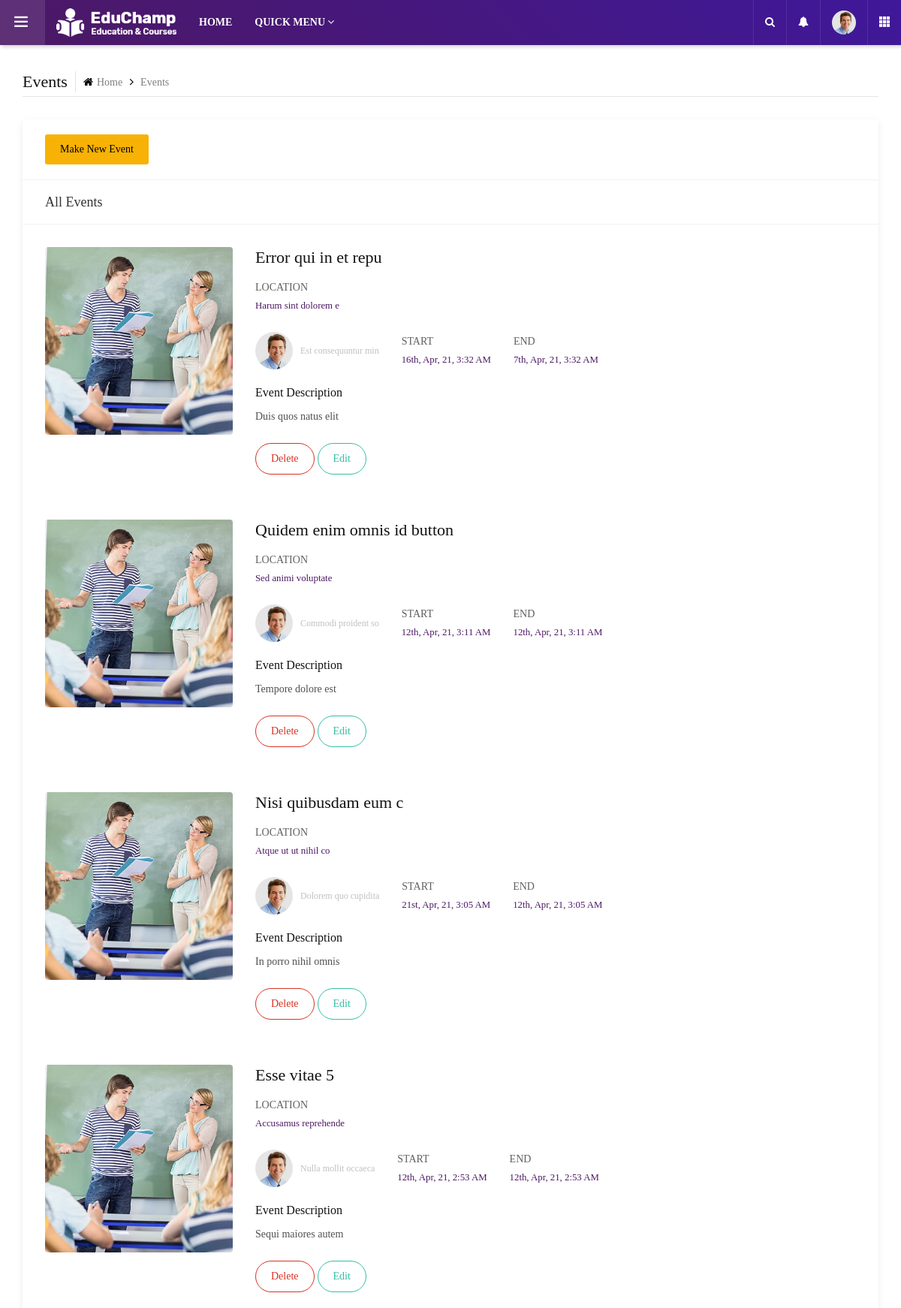
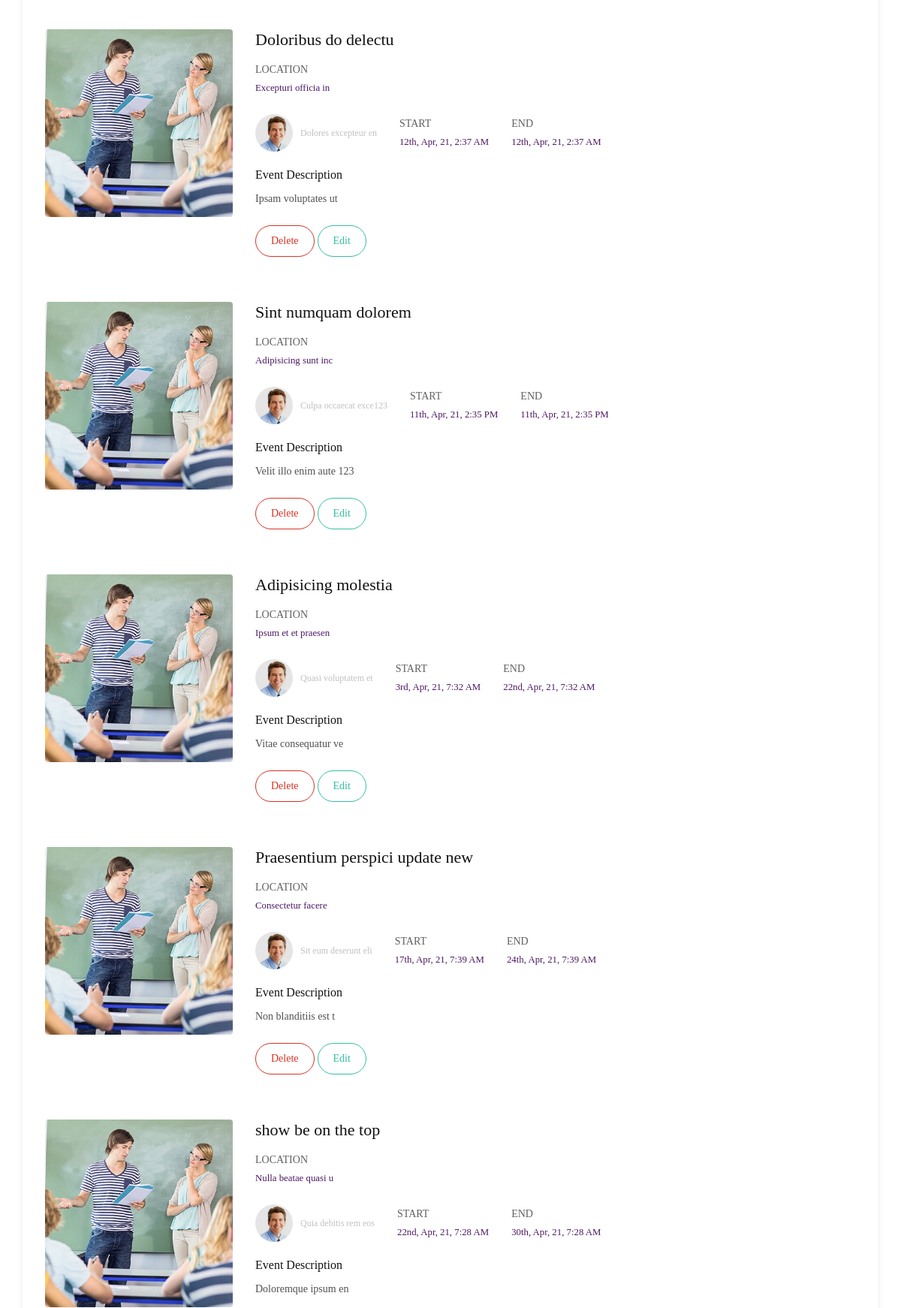
The page /public/admin/Event.php (signed in, upper part) on the database its author committed (2 pictures, top to bottom).
### tables this page shows
CREATE TABLE `event` (
  `id` int(11) NOT NULL AUTO_INCREMENT,
  `title` varchar(50) NOT NULL,
  `description` text DEFAULT NULL,
  `speaker` varchar(100) NOT NULL,
  `location` text DEFAULT NULL,
  `start_time` varchar(80) DEFAULT current_timestamp(),
  `start_end` varchar(80) DEFAULT current_timestamp(),
  `created_at` timestamp NOT NULL DEFAULT current_timestamp(),
  PRIMARY KEY (`id`)
);

### public/admin/Event.php (the view, shortened to what this page needs)
<?php require_once __DIR__ . '/admin_ini/header.php'; ?>
<?php require_once __DIR__ . '/admin_navbar/admin_navbar.php'; ?>
<main class="ttr-wrapper">
    <div class="container-fluid">
        <div class="db-breadcrumb">
            <h4 class="breadcrumb-title">Events</h4>
            <ul class="db-breadcrumb-list">
                <li><a href="#"><i class="fa fa-home"></i>Home</a></li>
                <li>Events</li>
            </ul>
        </div>
        <div class="row">
            <div class="col-lg-12 m-b30">
                <div class="widget-box">
                    <div class="wc-title">
                        <button type="button" class="btn btn-primary " data-toggle="modal" data-target="#Make__Event__Modal">
                            Make New Event
                        </button>
                    </div>
                    <div class="wc-title">
                        <h4>All Events</h4>
                    </div>
                    <?php $posts = $db->query("SELECT id, title, description, speaker, location, start_time, start_end FROM event ORDER BY created_at DESC "); ?>
                    <?php
                    if (is_array($posts) || is_object($posts))
                        foreach ($posts as $item) :
                    ?>
                        <div class="widget-inner">
                            <div class="card-courses-list admin-courses">
                                <div class="card-courses-media">
                                    <img src="assets/images/courses/pic1.jpg" alt="" />
                                </div>
                                <div class="card-courses-full-dec">
                                    <div class="card-courses-title">
                                        <h4><?php echo $item['title']; ?></h4>
                                    </div>
                                    <ul class="card-courses-view">
                                        <li class="card-courses-categories">
                                            <h4>Location</h4>
                                            <small class="text-primary">
                                                <?php echo $item['location']; ?>
                                            </small>
                                        </li>
                                    </ul>
                                    <br />
                                    <div class="card-courses-list-bx">
                                        <ul class="card-courses-view">
                                            <li class="card-courses-user">
                                                <div class="card-courses-user-pic">
                                                    <img src="assets/images/testimonials/pic3.jpg" alt="" />
                                                </div>
                                                <div class="card-courses-user-info">
                                                    <h5><?php echo $item['speaker']; ?></h5>
                                                </div>
                                            </li>
                                            <li class="card-courses-categories">
                                                <h4>Start</h4>
                                                <small class="text-primary">
                                                    <?php echo date('jS, M, y, g:i A',  strtotime($item['start_time'])); ?>
                                                </small>
                                            </li>
                                            <li class="card-courses-categories">
                                                <h4>End</h4>
                                                <small class="text-primary">
                                                    <?php echo date('jS, M, y, g:i A',  strtotime($item['start_end'])); ?>
                                                </small>
                                            </li>
                                        </ul>
                                    </div>
                                    <div class="row card-courses-dec">
                                        <div class="col-md-12" style=" overflow-wrap: break-word;
                                                word-wrap: break-word;
                                                hyphens: auto;">
                                            <h6 class="m-b10">Event Description</h6>
                                            <p><?php echo $item['description']; ?></p>
                                        </div>
                                        <div class="col-md-12">
                                            <button class="btn red  outline radius-xl btn-sm event__delete__Btn" id="<?php echo $item['id']; ?>">Delete</button>
                                            <button type="button" class="btn green outline radius-xl btn-sm event__fetch__Btn" data-toggle="modal" data-target="#Event__Edit__Modal" id="<?php echo $item['id']; ?>">
                                               Edit
                                            </button>
                                        </div>
                                    </div>
                                </div>
                            </div>
                        </div>
                    <?php endforeach; ?>
                </div>
            </div>
        </div>
</main>
<?php require_once __DIR__ . '/admin_ini/footer.php'; ?>

### public/admin/admin_ini/header.php (shortened to what this page needs)
<!DOCTYPE html>
<html lang="en">
<head>
	<link rel="stylesheet" type="text/css" href="assets/css/assets.css">
	<link rel="stylesheet" type="text/css" href="assets/vendors/calendar/fullcalendar.css">
	<link rel="stylesheet" type="text/css" href="assets/css/typography.css">
	<link rel="stylesheet" type="text/css" href="assets/css/shortcodes/shortcodes.css">
	<link rel="stylesheet" href="assets/css/tempusdominus-bootstrap-4.min.css">
	<link rel="stylesheet" type="text/css" href="assets/css/style.css">
	<link rel="stylesheet" type="text/css" href="assets/css/dashboard.css">
	<link class="skin" rel="stylesheet" type="text/css" href="assets/css/color/color-1.css">
</head>
<body class="ttr-opened-sidebar ttr-pinned-sidebar">

### public/admin/admin_navbar/admin_navbar.php (shortened to what this page needs)
<header class="ttr-header">
	<div class="ttr-header-wrapper">
		<div class="ttr-toggle-sidebar ttr-material-button">
			<i class="ti-menu ttr-close-icon"></i>
		</div>
		<div class="ttr-logo-box">
			<div>
				<a href="main.php" class="ttr-logo">
					<img class="ttr-logo-desktop" alt="" src="assets/images/logo-white.png" width="160" height="27">
				</a>
			</div>
		</div>
		<div class="ttr-header-menu">
			<ul class="ttr-header-navigation">
				<li>
					<a href="../main.php" class="ttr-material-button ttr-submenu-toggle">HOME</a>
				</li>
				<li>
					<a href="#" class="ttr-material-button ttr-submenu-toggle">QUICK MENU <i class="fa fa-angle-down"></i></a>
				</li>
			</ul>
		</div>
		<div class="ttr-header-right ttr-with-seperator">
			<ul class="ttr-header-navigation">
				<li>
					<a href="#" class="ttr-material-button ttr-search-toggle"><i class="fa fa-search"></i></a>
				</li>
				<li>
					<a href="#" class="ttr-material-button ttr-submenu-toggle"><i class="fa fa-bell"></i></a>
				</li>
				<li>
					<a href="#" class="ttr-material-button ttr-submenu-toggle"><span class="ttr-user-avatar"><img alt="" src="assets/images/testimonials/pic3.jpg" width="32" height="32"></span></a>
				</li>
				<li class="ttr-hide-on-mobile">
					<a href="#" class="ttr-material-button"><i class="ti-layout-grid3-alt"></i></a>
				</li>
			</ul>
		</div>
	</div>
</header>

### public/admin/admin_ini/footer.php (shortened to what this page needs)
</body>
</html>

### public/admin/assets/css/typography.css (style rules this page uses)
body { background-color: #fff; font-family: Rubik; font-size: 16px; font-weight: 400; color:#505050; padding: 0; margin: 0; overflow-x: hidden; -webkit-font-smoothing: antialiased; font-smoothing: antialiased; -moz-osx-font-smoothing: grayscale; scroll-behavior: smooth; }
a { color: #6f6f6f; outline: 0 none; text-decoration: none; }
img { border-style: none; height: auto; max-width: 100%; vertical-align: middle; }
section, article, aside, details, figcaption, figure, footer, header, hgroup, main, menu, nav, summary { display: block; }
p, address, pre, hr, ul, ol, dl, dd, table { margin-bottom: 24px; }
p { line-height: 28px; margin-bottom: 24px; }
h1, h2, h3, h4, h5, h6 { color: #111111; font-family: rubik; margin-top:0; }
h4 { font-size: 22px; line-height: 28px; margin-bottom: 15px; font-weight: 500; }
h5 { font-size: 18px; line-height: 24px; margin-bottom: 10px; font-weight: 500; }
h6 { font-size: 16px; line-height: 22px; margin-bottom: 10px; font-weight: 500; }
dl, ul, ol { list-style-position: outside; padding: 0; }
ul, ol { margin-bottom: 24px; }
ul li, ol li { padding: 0; }
.m-b10 { margin-bottom: 10px; }
.m-b30 { margin-bottom: 30px; }

### public/admin/assets/css/color/color-1.css (style rules this page uses)
:root { --primary: #4c1864; --sc-primary: #4d0a91; }
.bg-primary,.btn,.comments-area .comment-form p input[type="submit"],.pagination > .active > a,.pagination > .active > span,.pagination > .active > a:hover,.pagination > .active > span:hover,.pagination > .active > a:focus,.pagination > .active > span:focus,.feature-filters .active > [class*="btn"],.list-num-count > li:before,.pagination-bx.primary .pagination > li > a, .pagination-bx.primary .pagination > li > span,button.back-to-top,.rev-btn { background-color: #4c1864; }
a,.text-primary,.primary li:before,.menu-links .nav > li.active > a,.menu-links .nav > li:hover > a,.menu-links .nav > li .mega-menu > li ul a:hover,.menu-links .nav > li .sub-menu li:hover > a,footer a:active,footer a:focus,footer a:hover,footer h1 a,footer h2 a,footer h3 a,footer h4 a,footer h5 a,footer h6 a,footer p a,.testimonial-1 .testimonial-position,.acod-head a:after,.acod-head a,.acod-head a:hover,.acod-head a.collapsed:hover,.ttr-tabs .nav-tabs > li > a i,h1 a:hover,h2 a:hover,h3 a:hover,h4 a:hover,h5 a:hover,h6 a:hover,.btn.outline,.btn-link:hover { color: #4c1864; }
.ttr-notify-header::after,.widget-bg1,.ttr-search-bar,.ttr-header,.ovpr-dark:after, .pricingtable-main,.account-head:after { background: #4c1864; background: -moz-linear-gradient(45deg, #4c1864 0%, #3f189a 100%); background: -webkit-linear-gradient(45deg, #4c1864 0%,#3f189a 100%); background: linear-gradient(45deg, #4c1864 0%,#3f189a 100%); filter: progid:DXImageTransform.Microsoft.gradient( startColorstr='#4c1864', endColorstr='#3f189a',GradientType=1 ); }
.course-info-list ul li a.active, .course-info-list ul li a:hover,.btn,.profile-tabnav .nav li a.active,button.back-to-top,.upcoming-event-carousel.owl-btn-1 .owl-prev, .upcoming-event-carousel.owl-btn-1 .owl-next,.courses-carousel .owl-nav .owl-next, .courses-carousel .owl-nav .owl-prev, .recent-news-carousel .owl-nav .owl-next, .recent-news-carousel .owl-nav .owl-prev, .testimonial-carousel .owl-nav .owl-next, .testimonial-carousel .owl-nav .owl-prev { background-color:#f7b205; color:#000; }

### public/admin/assets/css/shortcodes/form.css (style rules this page uses)
.btn, .panel, .form-control, .img-thumbnail, .panel-head ing, .dropdown-menu, .panel-group .panel, .nav-tabs > li > a, .modal-content, .navbar-toggler, .nav-pills > li > a, .pager li > a, .pager li > span, .well, .alert, .list-group-item:first-child, .list-group-item:last-child, .input-group-addon, .btn-group-divides > .btn:not(:first-child):not(:last-child):not(.dropdown-toggle), .btn-group-divides > .btn:last-child:not(:first-child), .btn-group > .dropdown-toggle:not(:first-child), .ttr-booking-form .ttr-extra-services li .feature-box-lg, .ttr-booking-form .ttr-extra-services li.active .feature-box-lg:after, .widget_tag_cloud a, .searchform input[type="text"], .searchform input[type="submit"], ol.comment-list li.comment .comment-body { -webkit-border-radius: 0; -moz-border-radius: 0; border-radius: 0; }
a, .ttr-box, .btn, .form-control, .ov-box, .overlay-icon li a i, .feature-box-xl, .feature-box-lg, .feature-box-md, .feature-box-sm, .feature-box-xs, .navbar-toggler, .menu-logo, .menu-links .nav > li > a, .secondary-menu { -webkit-transition: all 0.2s linear; -moz-transition: all 0.2s linear; -ms-transition: all 0.2s linear; -o-transition: all 0.2s linear; transition: all 0.2s linear; }
button { outline:none !important; cursor:pointer; }

### rows shown on the page
event: title "Error qui in et repu", location "Harum sint dolorem e", speaker "Est consequuntur min", start_time "16th, Apr, 21, 3:32 AM", start_end "7th, Apr, 21, 3:32 AM", description "Duis quos natus elit"
event: title "Quidem enim omnis id button", location "Sed animi voluptate", speaker "Commodi proident so", start_time "12th, Apr, 21, 3:11 AM", start_end "12th, Apr, 21, 3:11 AM", description "Tempore dolore est"
event: title "Nisi quibusdam eum c", location "Atque ut ut nihil co", speaker "Dolorem quo cupidita", start_time "21st, Apr, 21, 3:05 AM", start_end "12th, Apr, 21, 3:05 AM", description "In porro nihil omnis"
event: title "Esse vitae 5", location "Accusamus reprehende", speaker "Nulla mollit occaeca", start_time "12th, Apr, 21, 2:53 AM", start_end "12th, Apr, 21, 2:53 AM", description "Sequi maiores autem"
event: title "Doloribus do delectu", location "Excepturi officia in", speaker "Dolores excepteur en", start_time "12th, Apr, 21, 2:37 AM", start_end "12th, Apr, 21, 2:37 AM", description "Ipsam voluptates ut"
event: title "Sint numquam dolorem", location "Adipisicing sunt inc", speaker "Culpa occaecat exce123", start_time "11th, Apr, 21, 2:35 PM", start_end "11th, Apr, 21, 2:35 PM", description "Velit illo enim aute 123"
event: title "Adipisicing molestia", location "Ipsum et et praesen", speaker "Quasi voluptatem et", start_time "3rd, Apr, 21, 7:32 AM", start_end "22nd, Apr, 21, 7:32 AM", description "Vitae consequatur ve"
event: title "Praesentium perspici update new", location "Consectetur facere", speaker "Sit eum deserunt eli", start_time "17th, Apr, 21, 7:39 AM", start_end "24th, Apr, 21, 7:39 AM", description "Non blanditiis est t"
event: title "show be on the top", location "Nulla beatae quasi u", speaker "Quia debitis rem eos", start_time "22nd, Apr, 21, 7:28 AM", start_end "30th, Apr, 21, 7:28 AM", description "Doloremque ipsum en"
